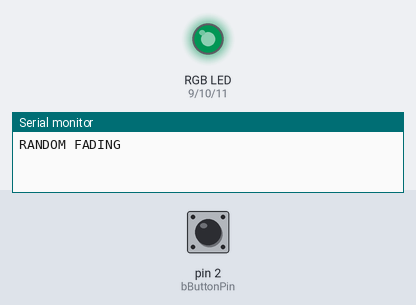
This sketch was run on a simulated Arduino Uno, built with avr-gcc and run on an emulated ATmega328P. Parts: an RGB LED mixed from three pins (HIGH = lit), the last lines printed to the serial monitor. Dashed ring = blinking. The test bench sets the inputs (shaded band); at power-on: pin 2 (bButtonPin) LOW. Dim RGB values are drawn brighter than linear; random numbers use the default seed unless the sketch sets one.

Above: at 1.04 s.
1.3 s: pin 2 (bButtonPin) pulled HIGH for 0.15 s
At 2.43 s:
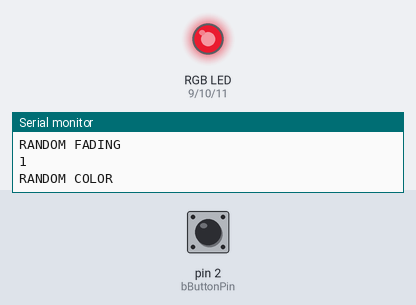
4.3 s: pin 2 (bButtonPin) pulled HIGH for 1 s
At 5.38 s:
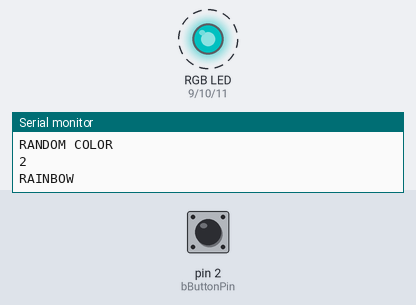
7.3 s: pin 2 (bButtonPin) pulled HIGH for 0.15 s
At 8.72 s:
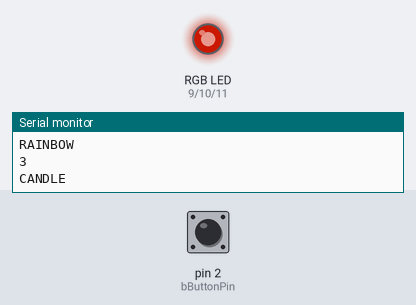
10.3 s: pin 2 (bButtonPin) pulled HIGH for 3.2 s
15.0 s: pin 2 (bButtonPin) pulled HIGH for 0.15 s
At 15.19 s:
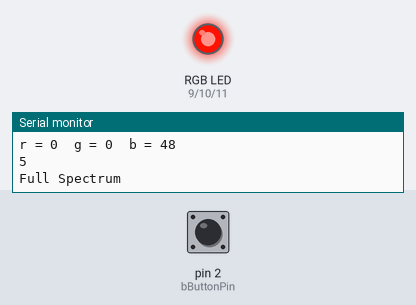
18.1 s: pin 2 (bButtonPin) driven HIGH
Timing chart, 0 to 21.1 s (numbered marks = the images above; inputs shaded):
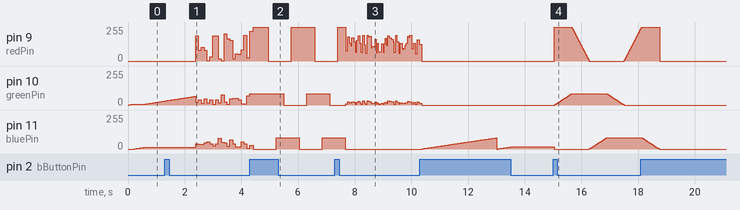

The sketch:

Lamp_Code.ino
```cpp
// Interactive Moodlight
// Matt Nupen
// 2013 - sciencearium.com
//
// Credits:
// http://fightpc.blogspot.com/2008/03/arduino-mood-light.html
// http://splinter.com.au/blog/?p=29
// http://eduardofv.com/read_post/179-Arduino-RGB-LED-HSV-Color-Wheel-

// Led Pins
int redPin = 9;
int greenPin = 10;
int bluePin = 11;

int r=0;
int g=0;
int b=0;

// Buttons for changing Colors
int rButtonPin = 0;
int gButtonPin = 1;
int bButtonPin = 2;

long rLastDebounceTime = 0;
long gLastDebounceTime = 0;
long bLastDebounceTime = 0;

int rButtonState;
int gButtonState;
int bButtonState;

int rLastButtonState = LOW;
int gLastButtonState = LOW;
int bLastButtonState = LOW;

// Analog Sensors
//int potPin1 = A0;
//int potPin2 = A1;
//int potPin3 = A2;
int rVal = 0;
int gVal = 0;
int bVal = 0;

// Photoresistor (light sensor)
int photoPin = A0;
int photoVal = 0;


int numberOfModes = 6; //how many modes are possible in the switch statement
int fadeSpeed = 100; //how quickly fade modes will change

volatile int buttonCounter = 0;
volatile int state = LOW;
volatile boolean noChange = true;

// Variables will change:
int ledState = HIGH;         // the current state of the output pin
int buttonState;             // the current reading from the input pin
int lastButtonState = LOW;   // the previous reading from the input pin

volatile long lastDebounceTime = 0;   // the last time the interrupt was triggered
volatile int reading;
#define debounceDelay 100    // the debounce time in ms; decrease if quick button presses are ignored, increase
                             //if you get noise (multipule button clicks detected by the code when you only pressed it once)
#define buttonPin 0 //digital pin 3, interrupt 0


void setup(){
  attachInterrupt(buttonPin, buttonEvent, RISING);
  Serial.begin(9600);

  pinMode(photoPin, INPUT);
  pinMode(rButtonPin, INPUT);
  pinMode(gButtonPin, INPUT);
  pinMode(bButtonPin, INPUT);
  pinMode(buttonPin, INPUT);

  pinMode(redPin, OUTPUT);
  pinMode(greenPin, OUTPUT);
  pinMode(bluePin, OUTPUT);
}


void loop() {

  switch(buttonCounter){
  case 0:
    Serial.println("RANDOM FADING");
    slowRandomFading(255);
    break;
  case 1:
    Serial.println("RANDOM COLOR");
    randomColor(255);
    break;
  case 2:
    Serial.println("RAINBOW");
    rainbow();
    break;
  case 3:
    Serial.println("CANDLE");
    candle(200);
    break;
  case 4:
    Serial.println("USER CONTROLLED");
    custom();
    break;
  case 5:
    Serial.println("Full Spectrum");
    fullSpectrum();
    break;
  case 6:
    Serial.println("Off");
    lightsOff();
    break;
  default:
    Serial.println("Off");
    lightsOff();
    break;
  }


  Serial.println(buttonCounter);

  delay(20);

}
```

functions.ino
```cpp
void buttonEvent(){
  reading = digitalRead(buttonPin);
  // If the switch changed, due to noise or pressing:
  if(reading != lastButtonState) {
    // reset the debouncing timer
    lastDebounceTime = millis();
  }

  if ((millis() - lastDebounceTime) > debounceDelay){ //if current time minus the last trigger time is greater than
    //the delay (debounce) time, button is completley closed.
    lastDebounceTime = millis();
    buttonCounter++;
    noChange = false;

    //Serial.println(buttonCounter);
    //digitalWrite(13,HIGH);
  }
  if(buttonCounter > numberOfModes){
    buttonCounter = 0;
  }
  lastButtonState = reading;


}


//Sets the current color for the RGB LED
void setLedColor(int r, int g, int b) {
  //Note that we are reducing 1/4 the intensity for the green and blue components because
  //  the red one is too dim on my LED. You may want to adjust that.
  analogWrite(redPin,r);
  analogWrite(greenPin,g/3);
  analogWrite(bluePin,b/3);
}


void randomColor(int max) {
  while(noChange) {
    setLedColor(random(max),random(max),random(max));
    delay(fadeSpeed);
  }
  noChange = true;
}


void slowRandomFading(int max) // slow random fading
{
  int color,i,value;
  int time = fadeSpeed/10;
  while(noChange) {
    color=random(1,4);
    value=random(0,max);
    switch(color) {
    case 1:
      if(r>value) for(i=r;i>value;i--) {
        setLedColor(i,g,b);
        delay(time);
      }
      else for(i=r;i<value;i++) {
        setLedColor(i,g,b);
        delay(time);
      }
      r=value;
      break;
    case 2:
      if(g>value) for(i=g;i>value;i--) {
        setLedColor(r,i,b);
        delay(time);
      }
      else for(i=g;i<value;i++) {
        setLedColor(r,i,b);
        delay(time);
      }
      g=value;
      break;
    case 3:
      if(b>value) for(i=b;i>value;i--) {
        setLedColor(r,g,i);
        delay(time);
      }
      else for(i=b;i<value;i++) {
        setLedColor(r,g,i);
        delay(time);
      }
      b=value;
      break;
    }
  }
  noChange = true;
}


void candle(int max) {
  int value;
  while(noChange) {
    value=random(max/4,max);
    setLedColor(value, value*5/10-random(max/10), 0);
    delay(30+random(40));
  }
  noChange = true;
}

// not using
void rainbow2(int max) {
  while(noChange) {
    int timer = fadeSpeed;
    setLedColor(max,0,0);
    delay(timer); // red
    setLedColor(0,max,0);
    delay(timer); // green
    setLedColor(0,0,max);
    delay(timer); // blue
    setLedColor(max,max,0);
    delay(timer); // yellow
    setLedColor(max/2,0,max/2);
    delay(timer); // purple
    setLedColor(max,0,max);
    delay(timer); // fuschia
    setLedColor(0,0,max/2);
    delay(timer); // navy
    setLedColor(0,max/2,max/2);
    delay(timer); // teal
    setLedColor(0,max,max);
    delay(timer); // aqua
    setLedColor(max/2,max/2,0);
    delay(timer); // olive
    setLedColor(0,max/2,0);
    delay(timer); // lime
    setLedColor(max/2,max/2,max/2);
    delay(timer); // grey
    setLedColor(max,max,max);
    delay(timer); // white
  }
  noChange = true;
}

void rainbow() {
  while(noChange) {

    for(int i = 0; i < 256; i++) {
      setLedColor(255,i,0);
      delay(1);
    }
    for(int i = 0; i < 256; i++) {
      setLedColor(255-i,255,0);
      delay(1);
    }
    for(int i = 0; i < 256; i++) {
      setLedColor(0,255,i);
      delay(1);
    }
    for(int i = 0; i < 256; i++) {
      setLedColor(0,255-i,255);
      delay(1);
    }
    for(int i = 0; i < 256; i++) {
      setLedColor(i,0,255);
      delay(1);
    }
    for(int i = 0; i < 256; i++) {
      setLedColor(255,0,255-i);
      delay(1);
    }
  }
  noChange = true;
}

void custom(){
  r = 0;
  g = 0;
  b = 0;
  while(noChange) {
    if(digitalRead(rButtonPin) == HIGH){
      r = r+2;
      delay(10);
    }

    if(digitalRead(gButtonPin) == HIGH){
      g = g+2;
      delay(10);
    }

    if(digitalRead(bButtonPin) == HIGH){
      b = b+2;
      delay(10);
    }
    //set colors
    if(r >= 254){
      r = 0;
    }

    if(g >= 254){
      g = 0;
    }

    if(b >= 254){
      b = 0;
    }

    setLedColor(r,g,b);

    Serial.print("r = ");
    Serial.print(r);
    Serial.print("\t");
    Serial.print("g = ");
    Serial.print(g);
    Serial.print("\t");
    Serial.print("b = ");
    Serial.println(b);

    delay(10);
  }

  noChange = true;
}

// not used anymore
void nightLight(){
  while(noChange) {
    photoVal = analogRead(photoPin);
    if(photoVal < 100){
      setLedColor(255,255,255);
    }
  }
  noChange = true;
}


//http://eduardofv.com/read_post/179-Arduino-RGB-LED-HSV-Color-Wheel-
void fullSpectrum(){
  while(noChange) {
    //The Hue value will vary from 0 to 360, which represents degrees in the color wheel
    for(int hue=0;hue<360;hue++)
    {
      setLedColorHSV(hue,1,1); //We are using Saturation and Value constant at 1
      delay(fadeSpeed/10);
    }

  }
  noChange = true;
}

//Convert a given HSV (Hue Saturation Value) to setLedColor(Red Green Blue) and set the led to the color
//  h is hue value, integer between 0 and 360
//  s is saturation value, double between 0 and 1
//  v is value, double between 0 and 1
//http://splinter.com.au/blog/?p=29
void setLedColorHSV(int h, double s, double v) {
  //this is the algorithm to convert from RGB to HSV
  double r=0;
  double g=0;
  double b=0;

  double hf=h/60.0;

  int i=(int)floor(h/60.0);
  double f = h/60.0 - i;
  double pv = v * (1 - s);
  double qv = v * (1 - s*f);
  double tv = v * (1 - s * (1 - f));

  switch (i)
  {
  case 0: //rojo dominante
    r = v;
    g = tv;
    b = pv;
    break;
  case 1: //verde
    r = qv;
    g = v;
    b = pv;
    break;
  case 2:
    r = pv;
    g = v;
    b = tv;
    break;
  case 3: //azul
    r = pv;
    g = qv;
    b = v;
    break;
  case 4:
    r = tv;
    g = pv;
    b = v;
    break;
  case 5: //rojo
    r = v;
    g = pv;
    b = qv;
    break;
  }

  //set each component to a integer value between 0 and 255
  int red=constrain((int)255*r,0,255);
  int green=constrain((int)255*g,0,255);
  int blue=constrain((int)255*b,0,255);

  setLedColor(red,green,blue);
}

void lightsOff(){
  while(noChange) {
    setLedColor(0,0,0);
  }
  noChange = true;
}
```

Measured:
- after the input at 15.0 s, pin 10 (greenPin): rises from 0/255 to 85/255 in 0.61 s, then falls to 0/255 in 1.9 s
